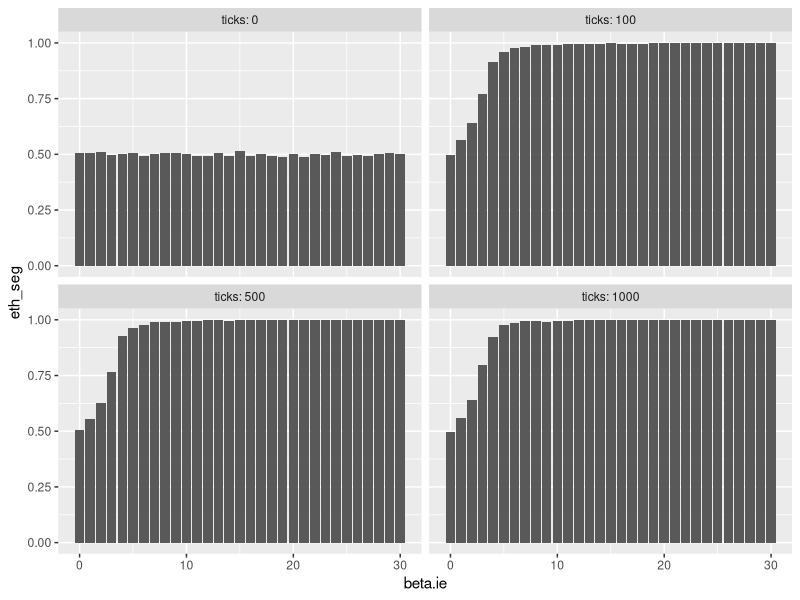
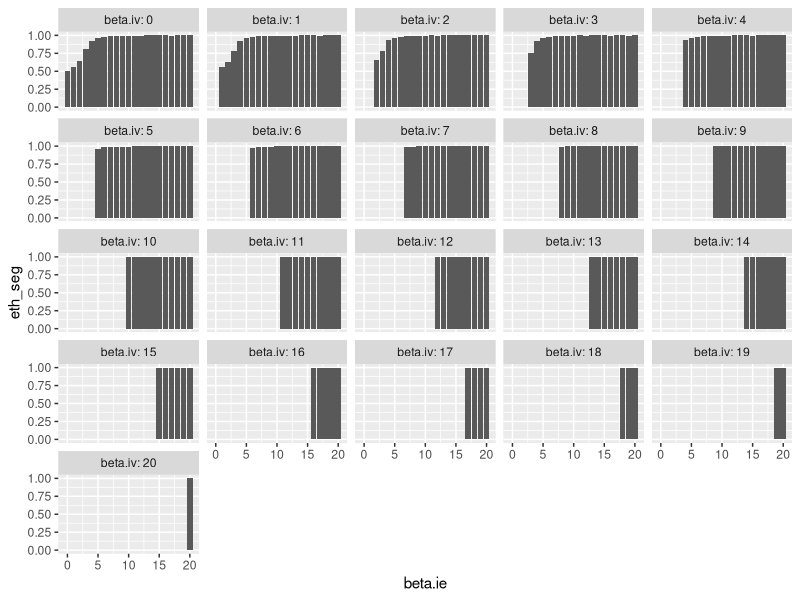
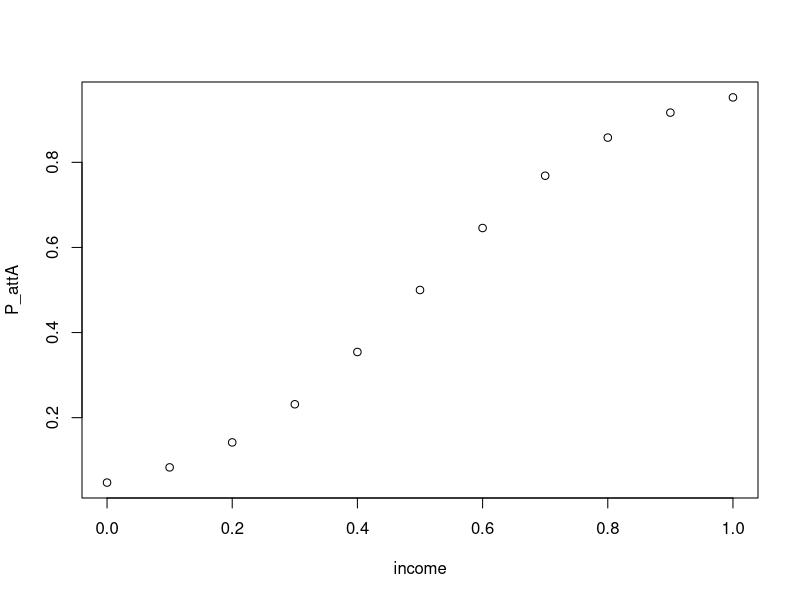
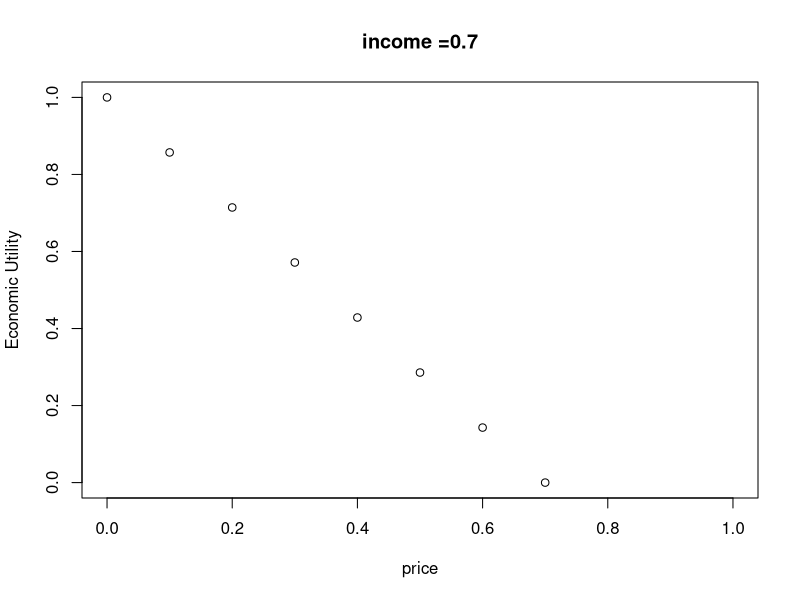
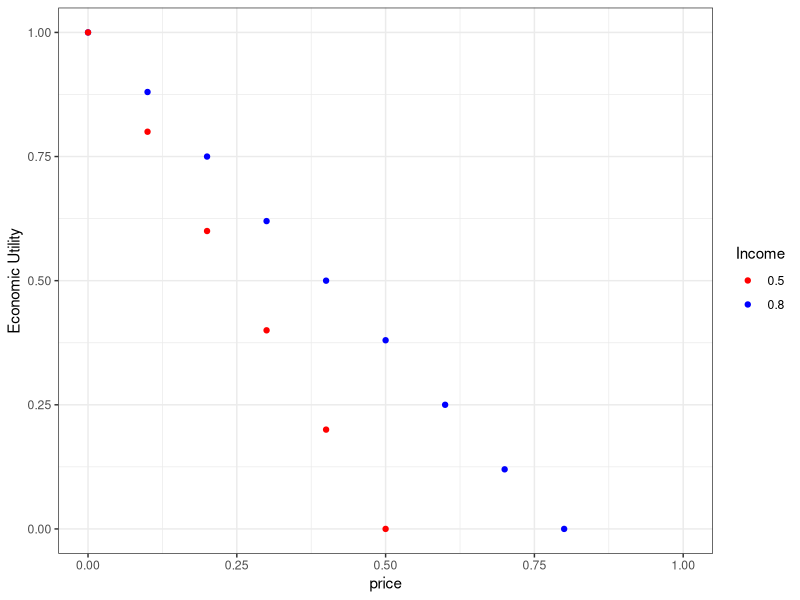
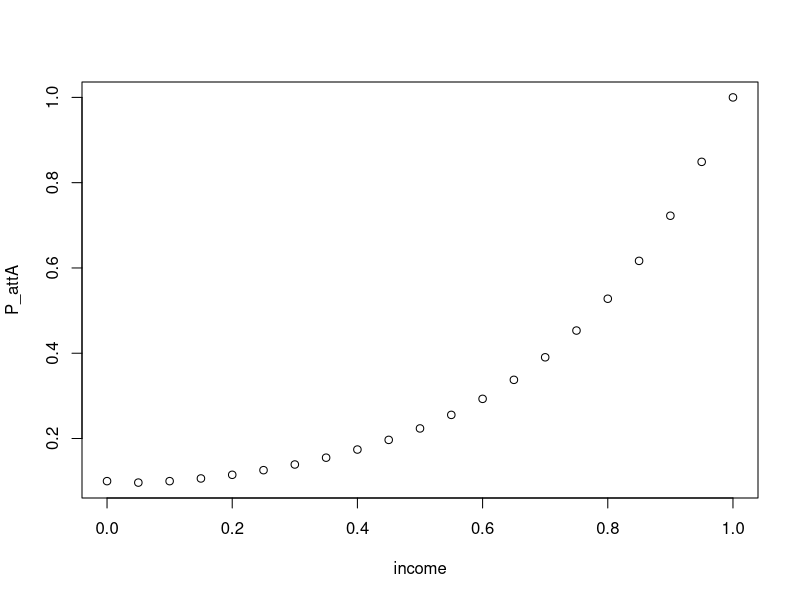

Source code (R) for these figures, in order:
## ---- chunk 1
knitr::opts_chunk$set(echo = TRUE, fig.lp="fig:",warning = FALSE)

# install.packages("tinytex", repos = "https://cloud.r-project.org" )
library(tidyverse)
library(ggplot2)
library(gridExtra)
library(tidyr)
library(plyr)
library(dplyr)


# Beta distribution parameters mean and standard deviation
# https://stats.stackexchange.com/questions/12232/calculating-the-parameters-of-a-beta-distribution-using-the-mean-and-variance

 f_spk <- function(i_e,x,n){      # utility function as single-peaked
  if (x > n){
    U <- NA}else{
    if (x < (n*i_e)){
  U <- (x / (n*i_e))
     }else if (x > (n*i_e)){
        U <- i_e + (((1- (x/n))*(1-i_e))/(1-i_e))
       }else{
    U <- 1}
       round(U,digits = 3)
     }
}

 f_thr <- function(i_e,x,n){  # to plot threshold function
  if (x >= (n*i_e)){
    U <- 1}else{
   U <- 0 }
 }
 

   

 # install.packages("tinytex", repos = "https://cloud.r-project.org" ) #, try if debug needed

 
 
## ---- chunk 2

setwd("C:/Users/rocpa/OneDrive/Desktop/AF/ethnic-value_multinomial/material/beta-diff")

a <- read.csv("beta-et.csv",sep = ",",skip = 6)
names(a)[names(a) == "mean..count..turtles.on.neighbors..with..ethnicity....ethnicity..of.myself....count..turtles.on.neighbors....of.turtles.with..count..turtles.on.neighbors.....1." ] <- "eth_seg"

a %>% filter(ticks == 0  | ticks == 500  | ticks == 100 | ticks == 1000)  %>%  filter(beta.ie >= 0 & beta.ie <= 30) %>% ggplot(aes(x = beta.ie, y = eth_seg)) + geom_bar(stat="identity") + facet_wrap(~ ticks, labeller = label_both) 

## ---- chunk 3

setwd("C:/Users/rocpa/OneDrive/Desktop/AF/ethnic-value_multinomial/material/beta-diff")

b  <-  read.csv("beta-et-vl.csv",sep = ",",skip = 6)
names(b)[names(b) == "mean..count..turtles.on.neighbors..with..ethnicity....ethnicity..of.myself....count..turtles.on.neighbors...of.turtles.with..count..turtles.on.neighbors.....1." ] <- "eth_seg"
names(b)[names(b) == "mean..count..turtles.on.neighbors..with..shape....shape..of.myself....count..turtles.on.neighbors...of.turtles.with..count..turtles.on.neighbors.....1."] <- "val_seg"

c  <- b %>% filter(beta.ie >= beta.iv )

diff_ev <- c$beta.ie - c$beta.iv
c  <- cbind(c,diff_ev)

c %>%  filter(ticks == 1000)  %>% ggplot(aes(x = beta.ie, y = eth_seg)) + geom_bar(stat = "identity") + facet_wrap(~  beta.iv, labeller = label_both) 

## ---- chunk 4

# How the cross-category, e.g. tolerance can depend on wealth/income distribution, which can be used also for housing purchasing
# Seems feasible to me to use beta distribution for wealth at this point. To be used: logistic function, which

f_att <- function(i,l){   # utility function as single-peaked
 A <- 1 / (1 + exp((-l)*(i - 0.5)))
}

  l <- 6
  

# a_1n <- f_att(-1,l)
# a_2n <- f_att(-0.9,l)
# a_3n <- f_att(-0.8,l)
# a_4n <- f_att(-0.7,l)
# a_5n <- f_att(-0.6,l)
# a_6n <- f_att(-0.5,l)
# a_7n <- f_att(-0.4,l)
# a_8n <- f_att(-0.3,l)
# a_9n <- f_att(-0.2,l)
# a_10n <- f_att(-0.1,l)  
    
a_0 <- f_att(0,l)
a_1 <- f_att(0.1,l)
a_2 <- f_att(0.2,l)
a_3 <- f_att(0.3,l)
a_4 <- f_att(0.4,l)
a_5 <- f_att(0.5,l)
a_6 <- f_att(0.6,l)
a_7 <- f_att(0.7,l)
a_8 <- f_att(0.8,l)
a_9 <- f_att(0.9,l)
a_10 <- f_att(1,l)

Prob_A <- c(a_0,a_1,a_2,a_3,a_4,a_5,a_6,a_7,a_8,a_9,a_10)
income <- seq(0,1, by = 0.1)

plot(income,Prob_A,ylab = "P_attA",xlab="income")




## ---- chunk 5

# tentative of utility economic, given by the difference (income - price), so to represent how convenient a location is. 
# ideally identity equation: if income < price, probability would be 0. If beta is negative, the probability could still be computed, which is nonsense

f_cst <- function(i,p){   # utility function as single-peaked
 if (i < p){
    U <- NA}else{
  U <- ((i - p) / i)}
}

  i <- 0.7
  
i_0 <- f_cst(i,0)
i_1 <- f_cst(i,0.1)
i_2 <- f_cst(i,0.2)
i_3 <- f_cst(i,0.3)
i_4 <- f_cst(i,0.4)
i_5 <- f_cst(i,0.5)
i_6 <- f_cst(i,0.6)
i_7 <- f_cst(i,0.7)
i_8 <- f_cst(i,0.8)
i_9 <- f_cst(i,0.9)
i_10 <- f_cst(i,1)

utility <- c(i_0,i_1,i_2,i_3,i_4,i_5,i_6,i_7,i_8,i_9,i_10)
price <- seq(0,1, by = 0.1)

plot(price,utility,ylab = "Economic Utility",xlab="price", main = paste0("income =",i))




## ---- chunk 6

# tentative of utility economic, given by the difference (income - price), so to represent how convenient a location is. 
# ideally identity equation: if income < price, probability would be 0. If beta is negative, the probability could still be computed, which is nonsense

f_cst <- function(i,p){   # utility function as single-peaked
 if (i < p){
    U <- NA}else{
  U <- ((i - p) / i)}
}

inc <- c(rep(0.80,11), rep(0.50,11))
price <- rep(seq(0,1, by = 0.1),2)


df <- cbind(inc,price)

df_fin <- data.frame(cbind(df,ut_ec = mapply(function(x,y)  if (x < y){NA}else{round(((x - y) / x),2)}, inc, price) ))


ggplot(df_fin,aes(x = price, y = ut_ec, color = as.factor(inc))) + geom_point() + scale_color_manual(values=c("red", "blue"), guide = guide_legend(title="Income")) + theme_bw() +  labs(y = "Economic Utility")# + scale_color_manual(values=c("red", "blue"))

# i_07 <- f_cst(i,0)
# i_17 <- f_cst(i,0.1)
# i_27 <- f_cst(i,0.2)
# i_37 <- f_cst(i,0.3)
# i_47 <- f_cst(i,0.4)
# i_57 <- f_cst(i,0.5)
# i_67 <- f_cst(i,0.6)
# i_77 <- f_cst(i,0.7)
# i_87 <- f_cst(i,0.8)
# i_97 <- f_cst(i,0.9)
# i_107 <- f_cst(i,1)
# 
# i_05 <- f_cst(i,0)
# i_15 <- f_cst(i,0.1)
# i_25 <- f_cst(i,0.2)
# i_35 <- f_cst(i,0.3)
# i_45 <- f_cst(i,0.4)
# i_55 <- f_cst(i,0.5)
# i_65 <- f_cst(i,0.6)
# i_75 <- f_cst(i,0.7)
# i_85 <- f_cst(i,0.8)
# i_95 <- f_cst(i,0.9)
# i_105 <- f_cst(i,1)
# 
# utility <- c(i_0,i_1,i_2,i_3,i_4,i_5,i_6,i_7,i_8,i_9,i_10)
# 
# plot(price,utility,ylab = "Economic Utility",xlab="price", main = paste0("income =",i))




## ---- chunk 7

# How the cross-category, e.g. tolerance can depend on wealth/income distribution, which can be used also for housing purchasing
# Seems feasible to me to use beta distribution for wealth at this point. To be used: logistic function, which

f_att <- function(i){   # utility function as single-peaked
A <- (((i*10)^i) / 10)
}



# a_1n <- f_att(-1,l)
# a_2n <- f_att(-0.9,l)
# a_3n <- f_att(-0.8,l)
# a_4n <- f_att(-0.7,l)
# a_5n <- f_att(-0.6,l)
# a_6n <- f_att(-0.5,l)
# a_7n <- f_att(-0.4,l)
# a_8n <- f_att(-0.3,l)
# a_9n <- f_att(-0.2,l)
# a_10n <- f_att(-0.1,l)  
    
a_0 <- f_att(0)
a_05 <- f_att(0.05)
a_1 <- f_att(0.1)
a_15<- f_att(0.15)
a_2 <- f_att(0.2)
a_25<- f_att(0.25)
a_3 <- f_att(0.3)
a_35<- f_att(0.35)
a_4 <- f_att(0.4)
a_45<- f_att(0.45)
a_5 <- f_att(0.5)
a_55<- f_att(0.55)
a_6 <- f_att(0.6)
a_65<- f_att(0.65)
a_7 <- f_att(0.7)
a_75<- f_att(0.75)
a_8 <- f_att(0.8)
a_85<- f_att(0.85)
a_9 <- f_att(0.9)
a_95<- f_att(0.95)
a_10 <- f_att(1)

Prob_A <- c(a_0,a_05,a_1,a_15,a_2,a_25,a_3,a_35,a_4,a_45,a_5,a_55,a_6,a_65,a_7,a_75,a_8,a_85,a_9,a_95,a_10)
income <- seq(0,1, by = 0.05)

plot(income,Prob_A,ylab = "P_attA",xlab="income")


